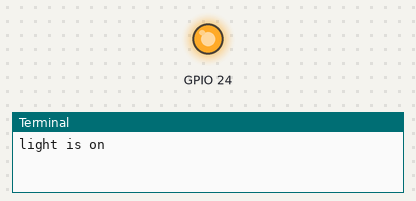
A program run on a simulated Raspberry Pi (BCM pin numbers). Parts: output pins drawn as LEDs (lit = HIGH), the last lines printed to the terminal. At 3.0 s the program stops and its outputs stay as they are.

Above: at 0.1 s.
At 3.1 s:
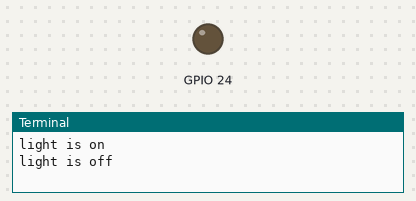
Timing chart, 0 to 4.5 s (numbered marks = the images above):
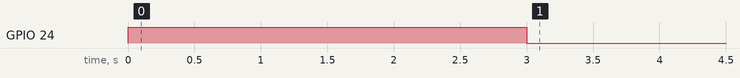

Measured:
- by itself, GPIO 24: LOW → HIGH at 0.00 s, → LOW 3.0 s later

The program:

test.py
```python
import RPi.GPIO as gpio
import time


if __name__ == "__main__":
    gpio.setmode(gpio.BCM)
    # gpio.setup(23, gpio.OUT)
    gpio.setup(24, gpio.OUT)

    print("light is on")
    # gpio.output(23, gpio.HIGH)
    # time.sleep(1)
    # gpio.output(23, gpio.LOW)
    # time.sleep(1)
    gpio.output(24, gpio.HIGH)
    time.sleep(3)
    gpio.output(24, gpio.LOW)
    print("light is off")
    gpio.cleanup()
    #test
```
